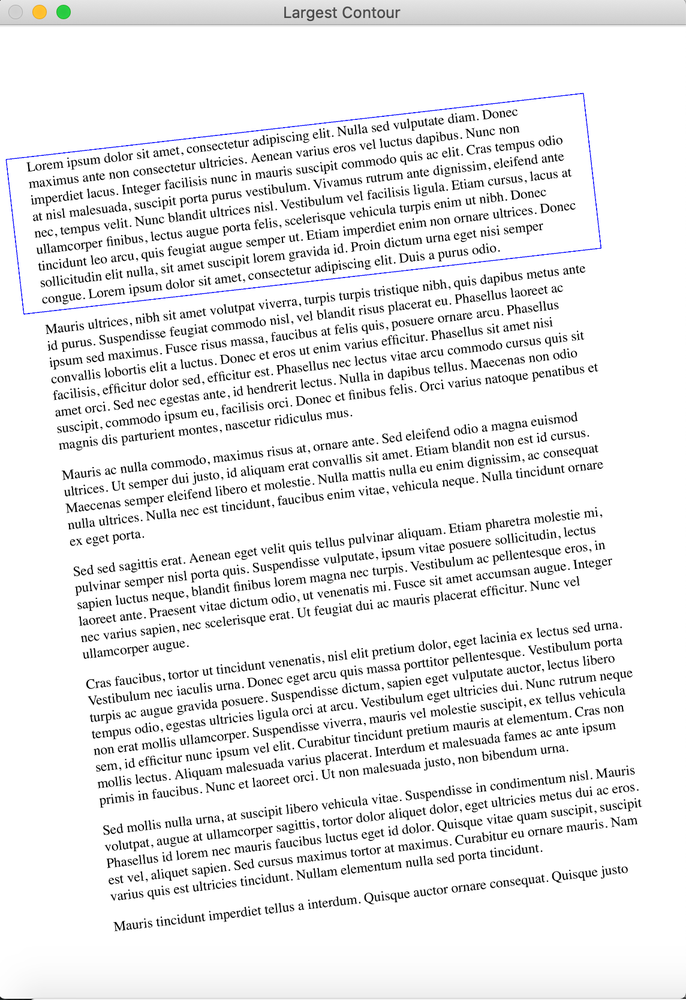
#> input picture tests/sample3.png, 686 x 1000 px, shrunk from 1144 x 1668 before the run, found by its file name
$ python preprocessing.py
#> lines starting #> are read from the running program, lines starting #| are printed output that depends on the picture; after the words box and inside, x2 and y2 are one past the last pixel; in counts of white or black regions, pixels touching at a corner belong together
### celery-queue/deskew.py
import cv2
import numpy as np

# Calculate skew angle of an image
def getSkewAngle(cvImage, debug: bool = False) -> float:
    # Prep image, copy, convert to gray scale, blur, and threshold
    newImage = cvImage.copy()
    gray = cv2.cvtColor(newImage, cv2.COLOR_BGR2GRAY)
    blur = cv2.GaussianBlur(gray, (9, 9), 0)
    thresh = cv2.threshold(blur, 0, 255, cv2.THRESH_BINARY_INV + cv2.THRESH_OTSU)[1]
    if debug:
        cv2.imshow('Gray', gray)
        cv2.imshow('Blur', blur)
        cv2.imshow('Thresh', thresh)
        cv2.waitKey()

    # Apply dilate to merge text into meaningful lines/paragraphs.
    # Use larger kernel on X axis to merge characters into single line, cancelling out any spaces.
    # But use smaller kernel on Y axis to separate between different blocks of text
    kernel = cv2.getStructuringElement(cv2.MORPH_RECT, (30, 5))
    dilate = cv2.dilate(thresh, kernel, iterations=5)
    if debug:
        cv2.imshow('Dilate', dilate)
        cv2.waitKey()

    # Find all contours
    contours, hierarchy = cv2.findContours(dilate, cv2.RETR_LIST, cv2.CHAIN_APPROX_SIMPLE)
    contours = sorted(contours, key = cv2.contourArea, reverse = True)
    if debug:
        temp1 = cv2.drawContours(newImage.copy(), contours, -1, (255, 0, 0), 2)
        cv2.imshow('All Contours', temp1)
        cv2.waitKey()

    # Find largest contour and surround in min area box
    largestContour = contours[0]
    minAreaRect = cv2.minAreaRect(largestContour)
    if debug:
        minAreaRectContour = np.int0(cv2.boxPoints(minAreaRect))
        temp2 = cv2.drawContours(newImage.copy(), [minAreaRectContour], -1, (255, 0, 0), 2)
        cv2.imshow('Largest Contour', temp2)
        cv2.waitKey()

    # Determine the angle. Convert it to the value that was originally used to obtain skewed image
    angle = minAreaRect[-1]
    if angle < -45:
        angle = 90 + angle
        return -1.0 * angle
    elif angle > 45:
        angle = 90 - angle
        return angle
    return -1.0 * angle

    # As your page gets more complex you might want to look into more advanced angle calculations
    #
    # Maybe use the average angle of all contours.
    # allContourAngles = [cv2.minAreaRect(c)[-1] for c in contours]
    # angle = sum(allContourAngles) / len(allContourAngles)
    #
    # Maybe take the angle of the middle contour.
    # middleContour = contours[len(contours) // 2]
    # angle = cv2.minAreaRect(middleContour)[-1]
    #
    # Maybe average angle between largest, smallest and middle contours.
    # largestContour = contours[0]
    # middleContour = contours[len(contours) // 2]
    # smallestContour = contours[-1]
    # angle = sum([cv2.minAreaRect(largestContour)[-1], cv2.minAreaRect(middleContour)[-1], cv2.minAreaRect(smallestContour)[-1]]) / 3
    #
    # Experiment and find out what works best for your case.

# Rotate the image around its center
def rotateImage(cvImage, angle: float):
    newImage = cvImage.copy()
    (h, w) = newImage.shape[:2]
    center = (w // 2, h // 2)
    M = cv2.getRotationMatrix2D(center, angle, 1.0)
    newImage = cv2.warpAffine(newImage, M, (w, h), flags=cv2.INTER_CUBIC, borderMode=cv2.BORDER_REPLICATE)
    return newImage

# Deskew image
def deskew(cvImage):
    angle = getSkewAngle(cvImage)
    return rotateImage(cvImage, -1.0 * angle)

### celery-queue/preprocessing.py
import cv2
import numpy as np
from deskew import deskew

# get np_array image
def np_array_image(image):
    image_np = np.asarray(image)
    return image_np

# get normalized image
def normalize(image):
    norm_img = np.zeros((image.shape[0], image.shape[1]))
    return cv2.normalize(image, norm_img, 0, 255, cv2.NORM_MINMAX)

def scale_image(image):
    return cv2.resize(image, None, fx=1.2, fy=1.2, interpolation=cv2.INTER_CUBIC)

# get grayscale image
def get_grayscale(image):
    return cv2.cvtColor(image, cv2.COLOR_BGR2GRAY)

# noise removal
def remove_noise(image):
    return cv2.fastNlMeansDenoisingColored(image, None, 10, 10, 7, 15)
    # return cv2.medianBlur(image,5)

#thresholding
def thresholding(image):
    # return cv2.threshold(image, 0, 255, cv2.THRESH_BINARY + cv2.THRESH_OTSU)[1]
    # return cv2.adaptiveThreshold(cv2.GaussianBlur(image, (5, 5), 0), 255, cv2.ADAPTIVE_THRESH_GAUSSIAN_C, cv2.THRESH_BINARY, 31, 2)
    return cv2.adaptiveThreshold(cv2.bilateralFilter(image, 9, 75, 75), 255, cv2.ADAPTIVE_THRESH_GAUSSIAN_C, cv2.THRESH_BINARY, 31, 2)
    # return cv2.adaptiveThreshold(cv2.medianBlur(image, 3), 255, cv2.ADAPTIVE_THRESH_GAUSSIAN_C, cv2.THRESH_BINARY, 31, 2)

#dilation
def dilate(image):
    kernel = np.ones((5,5),np.uint8)
    return cv2.dilate(image, kernel, iterations = 1)

#erosion
def erode(image):
    kernel = np.ones((5,5),np.uint8)
    return cv2.erode(image, kernel, iterations = 1)

#opening - erosion followed by dilation
def opening(image):
    kernel = np.ones((5,5),np.uint8)
    return cv2.morphologyEx(image, cv2.MORPH_OPEN, kernel)

def erodendilate(image):
    clahe = cv2.createCLAHE(clipLimit=10, tileGridSize=(5, 5))
    image = clahe.apply(image)
    ret, thresh = cv2.threshold(image, 140, 150, cv2.THRESH_OTSU)
    morph = cv2.morphologyEx(thresh, cv2.MORPH_OPEN, np.ones((5,5), np.uint8), iterations=1)
    morph = cv2.morphologyEx(morph, cv2.MORPH_CLOSE, np.ones((3,1), np.uint8), iterations=1)
    return morph

#canny edge detection
def canny(image):
    return cv2.Canny(image, 100, 200)


#pre-process the image
def pre_processing(image):
    image = normalize(image)
    image = deskew(image)
    image = scale_image(image)
    image = remove_noise(image)
    image = get_grayscale(image)
    image = thresholding(image)
    image = np_array_image(image)
    # image = erode(image)
    # image = dilate(image)
    image = opening(image)

    # [11 lines of commented-out code are left out]
    return image

if __name__=="__main__":
    image = cv2.imread("sample3.png")
#> image is the input picture: shape (1000, 686, 3); mean B, G, R 234.9, 234.5, 234.5
    # Display the image
    # cv2.imshow("Image", image)
    image = pre_processing(image)
#> in getSkewAngle, `blur = cv2.GaussianBlur(gray, (9, 9), 0)`:
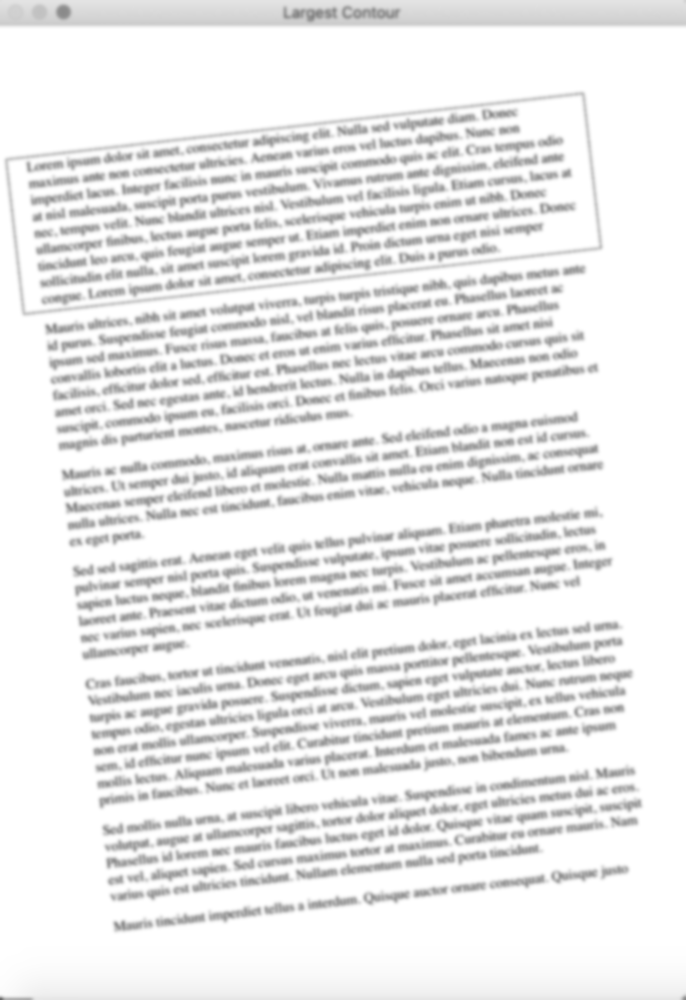
#> blur: shape (1000, 686); min 103, max 255, mean 234.6
#> in getSkewAngle, `thresh = cv2.threshold(blur, 0, 255, cv2.THRESH_BINARY_INV + cv2.THRES..`:
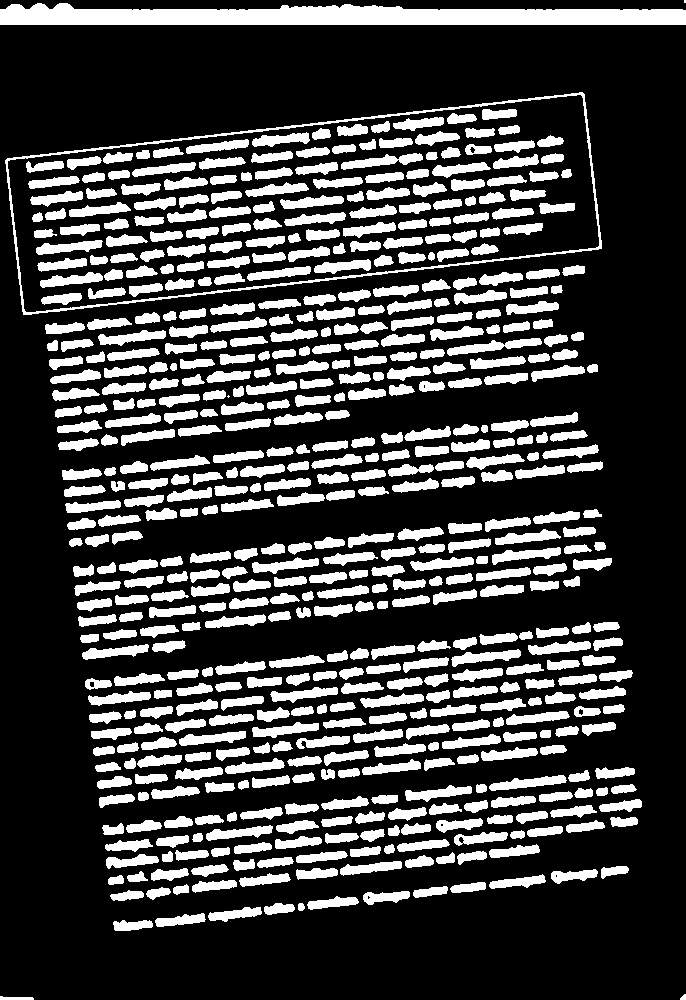
#> thresh: shape (1000, 686); 24.9% white; 570 white regions (2 under 20 px), largest, box (x1, y1, x2, y2) and area: (0, 3, 686, 25) 11533, (5, 92, 602, 315) 3631, (447, 338, 542, 356) 721
#> in getSkewAngle, `dilate = cv2.dilate(thresh, kernel, iterations=5)`:
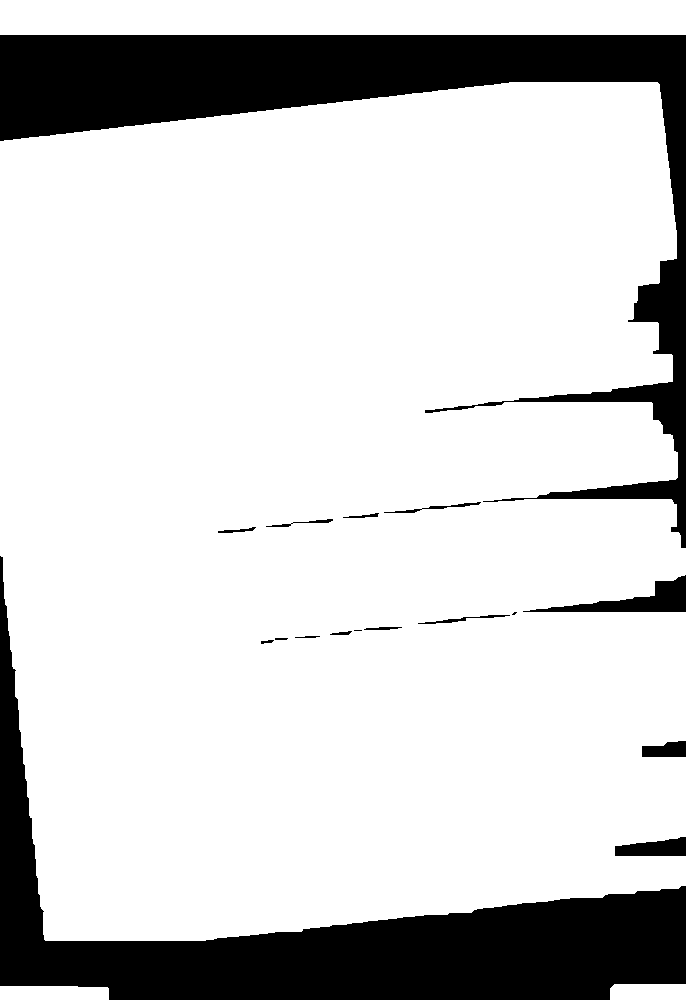
#> dilate: shape (1000, 686); 81.9% white; 17 black regions (2 under 20 px)
#> in getSkewAngle, `contours, hierarchy = cv2.findContours(dilate, cv2.RETR_LIST, cv2.CHAI..`: contours = 19 contours, 3 with area under 20; largest, box (x1, y1, x2, y2) and area: (0, 82, 686, 941) 533730, (0, 0, 686, 35) 23290, (0, 986, 109, 1000) 1373, (610, 984, 686, 1000) 1117, (417, 614, 511, 625) 284
#> in getSkewAngle, `largestContour = contours[0]`: largestContour = contour of 586 points, box (x1, y1, x2, y2) (0, 82, 686, 941), area 533730
#> in getSkewAngle, `minAreaRect = cv2.minAreaRect(largestContour)`: minAreaRect = ((349.2, 511.7), (703.4, 825.9), -5.36)
#> in getSkewAngle, `angle = minAreaRect[-1]`: angle = -5.36
#> in deskew, `angle = getSkewAngle(cvImage)`: angle = 5.36
#> in rotateImage, `newImage = cv2.warpAffine(newImage, M, (w, h), flags=cv2.INTER_CUBIC, ..`:
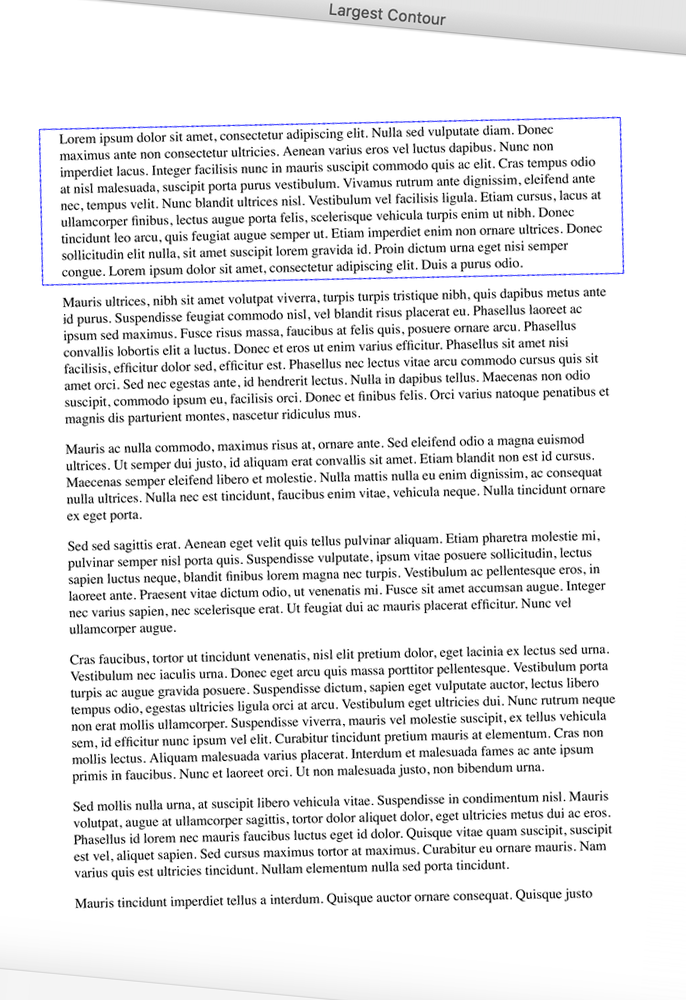
#> newImage: shape (1000, 686, 3); mean B, G, R 234.6, 234.1, 234.1
#> in scale_image, `return cv2.resize(image, None, fx=1.2, fy=1.2, interpolation=cv2.INTER..`:
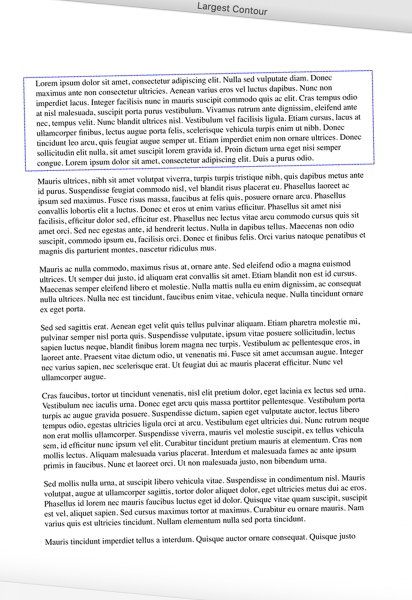
#> returned value: shape (1200, 823, 3) (shown at 1/2 size); mean of channels 0, 1, 2 234.3, 233.7, 233.7; drawn as B, G, R
#> in thresholding, `return cv2.adaptiveThreshold(cv2.bilateralFilter(image, 9, 75, 75), 25..`:
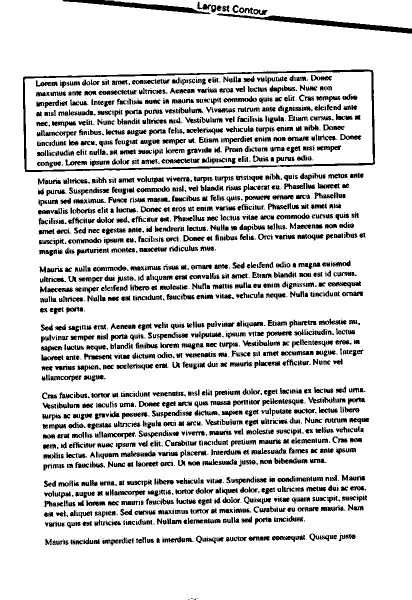
#> returned value: shape (1200, 823) (shown at 1/2 size); 85% white; 2258 black regions (460 under 20 px), largest, box (x1, y1, x2, y2) and area: (46, 139, 750, 344) 6505, (433, 27, 823, 67) 3364, (125, 0, 421, 29) 2363
#> in opening, `return cv2.morphologyEx(image, cv2.MORPH_OPEN, kernel)`:
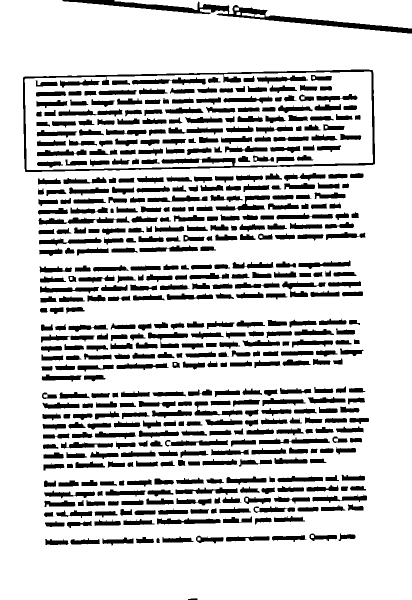
#> returned value: shape (1200, 823) (shown at 1/2 size); 79.7% white; 489 black regions, largest, box (x1, y1, x2, y2) and area: (46, 139, 750, 344) 8264, (125, 0, 823, 67) 7190, (77, 433, 259, 449) 1478
    cv2.imwrite("temp1.jpg", image)
